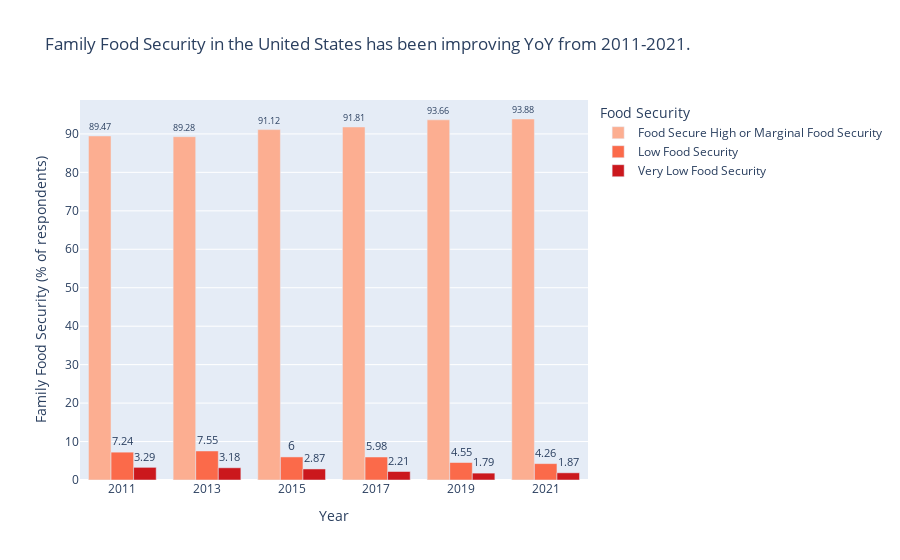

The cell this chart's notebook holds for it:
### Code cell
fig = px.bar(year_family_foodsec_grp.reset_index(), 
             x='Year', 
             y='yearly_family_food_security_rate', 
             labels=labels, 
             color='Food Security', 
             barmode='group', 
             title='''Family Food Security in the United States has been improving YoY from 2011-2021.
                    ''',
             text_auto=True,             
             color_discrete_sequence=[ "#fcae91", "#fb6a4a", "#cb181d"])
fig.update_traces(textfont_size=12, textangle=0, textposition="outside", cliponaxis=False)
fig.show()

### Figure 1 — Plotly figure (JSON) as saved in the notebook; plotly's stock layout.template omitted (floating-point values rounded to 4 significant figures)
{"data": [{"alignmentgroup": "True", "cliponaxis": false, "hovertemplate": "Food Security=Food Secure High or Marginal Food Security<br>Year=%{x}<br>Family Food Security (% of respondents)=%{y}<extra></extra>", "legendgroup": "Food Secure High or Marginal Food Security", "marker": {"color": "#fcae91", "pattern": {"shape": ""}}, "name": "Food Secure High or Marginal Food Security", "offsetgroup": "Food Secure High or Marginal Food Security", "orientation": "v", "showlegend": true, "textangle": 0, "textfont": {"size": 12}, "textposition": "outside", "texttemplate": "%{y}", "type": "bar", "x": [2011, 2013, 2015, 2017, 2019, 2021], "xaxis": "x", "y": [89.47, 89.28, 91.12, 91.81, 93.66, 93.88], "yaxis": "y"}, {"alignmentgroup": "True", "cliponaxis": false, "hovertemplate": "Food Security=Low Food Security<br>Year=%{x}<br>Family Food Security (% of respondents)=%{y}<extra></extra>", "legendgroup": "Low Food Security", "marker": {"color": "#fb6a4a", "pattern": {"shape": ""}}, "name": "Low Food Security", "offsetgroup": "Low Food Security", "orientation": "v", "showlegend": true, "textangle": 0, "textfont": {"size": 12}, "textposition": "outside", "texttemplate": "%{y}", "type": "bar", "x": [2011, 2013, 2015, 2017, 2019, 2021], "xaxis": "x", "y": [7.24, 7.55, 6, 5.98, 4.55, 4.26], "yaxis": "y"}, {"alignmentgroup": "True", "cliponaxis": false, "hovertemplate": "Food Security=Very Low Food Security<br>Year=%{x}<br>Family Food Security (% of respondents)=%{y}<extra></extra>", "legendgroup": "Very Low Food Security", "marker": {"color": "#cb181d", "pattern": {"shape": ""}}, "name": "Very Low Food Security", "offsetgroup": "Very Low Food Security", "orientation": "v", "showlegend": true, "textangle": 0, "textfont": {"size": 12}, "textposition": "outside", "texttemplate": "%{y}", "type": "bar", "x": [2011, 2013, 2015, 2017, 2019, 2021], "xaxis": "x", "y": [3.29, 3.18, 2.87, 2.21, 1.79, 1.87], "yaxis": "y"}], "layout": {"barmode": "group", "legend": {"title": {"text": "Food Security"}, "tracegroupgap": 0}, "title": {"text": "Family Food Security in the United States has been improving YoY from 2011-2021.\n                    "}, "xaxis": {"anchor": "y", "domain": [0, 1], "title": {"text": "Year"}}, "yaxis": {"anchor": "x", "domain": [0, 1], "title": {"text": "Family Food Security (% of respondents)"}}}}
